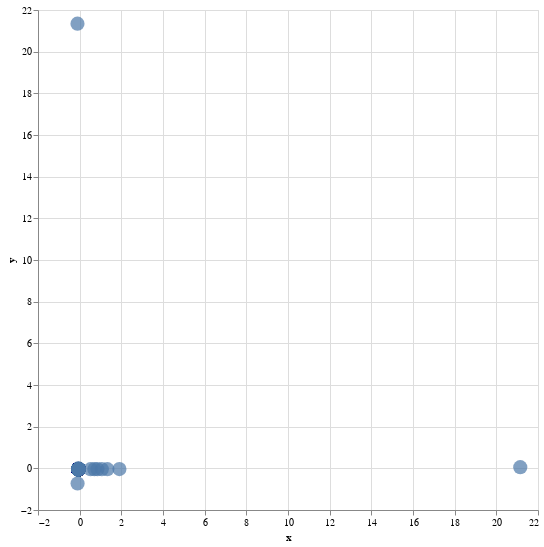

Notebook source saved alongside this figure:
### Code cell
alt.Chart(data[:]).mark_circle(size=200).encode(
    x="x", y="y",# color='Category',
    tooltip=['theme']
    ).interactive().properties(
    width=500,
    height=500
)

### Figure 1 — Vega-Lite specification as saved in the notebook (floating-point values rounded to 4 significant figures; data arrays with more than 128 entries replaced by an {"elided": "..."} marker saying what was removed)
{"config": {"view": {"continuousWidth": 300, "continuousHeight": 300}}, "data": {"name": "data-aff3f575fa7cad57511c19a8f0ca73ad"}, "mark": {"type": "circle", "size": 200}, "encoding": {"tooltip": [{"field": "theme", "type": "nominal"}], "x": {"field": "x", "type": "quantitative"}, "y": {"field": "y", "type": "quantitative"}}, "height": 500, "params": [{"name": "param_1", "select": {"type": "interval", "encodings": ["x", "y"]}, "bind": "scales"}], "width": 500, "$schema": "https://vega.github.io/schema/vega-lite/v5.20.1.json", "datasets": {"data-aff3f575fa7cad57511c19a8f0ca73ad": {"elided": "458 records"}}}
